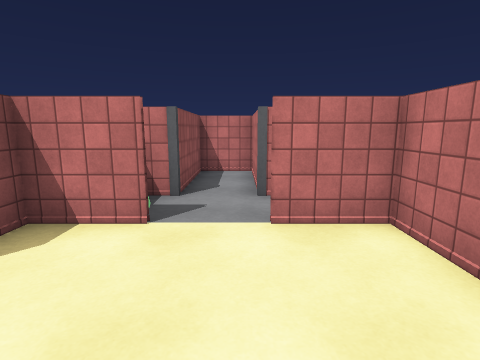
View 1 (above)

16 first-person views from a walk through a scene from a Unity 3-D project. The camera is 1.5 m above the floor, tilts 10° down and sees 80° across. Doors are open. The floor is counted in squares, 1 m on a side. Each view is taken from the middle of a square. On the plan, view 1 faces up. The plan holds only what a view shows up to about 14 squares ahead; the rest is blank. The player character is not drawn. Some animated figures are left out. Surface patterns are stand-ins for the level's own textures.

View 2
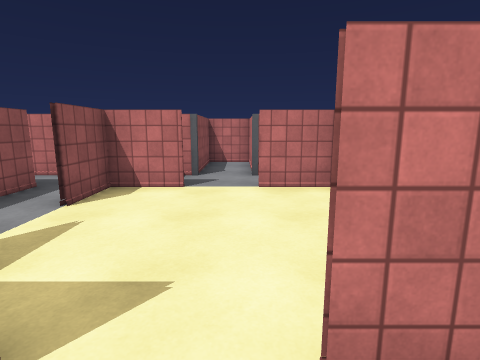

View 3
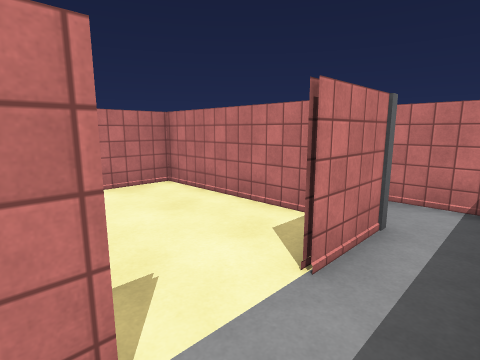

View 4
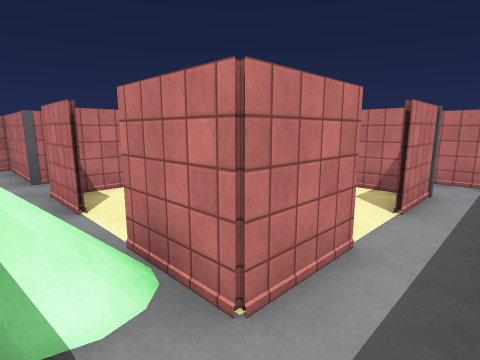

View 5
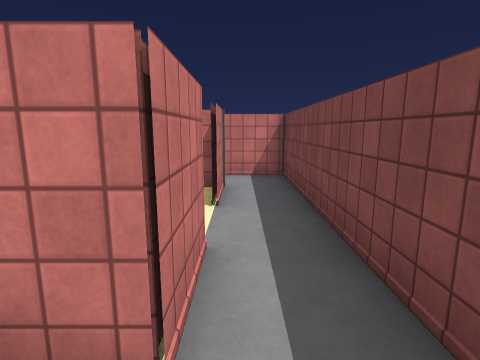

View 6
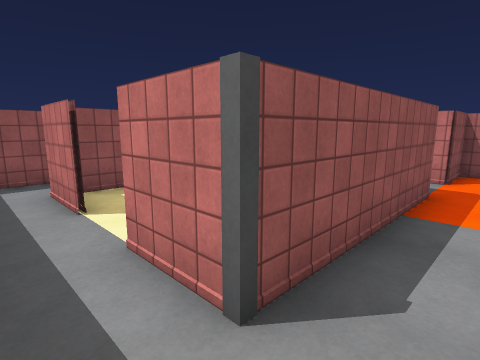

View 7
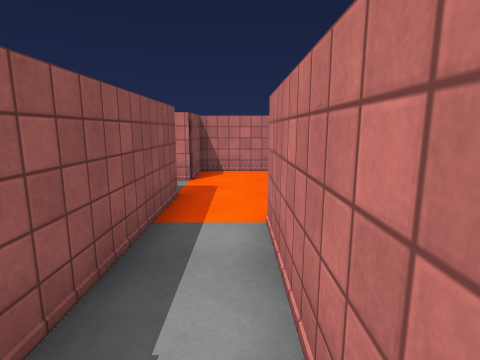

View 8
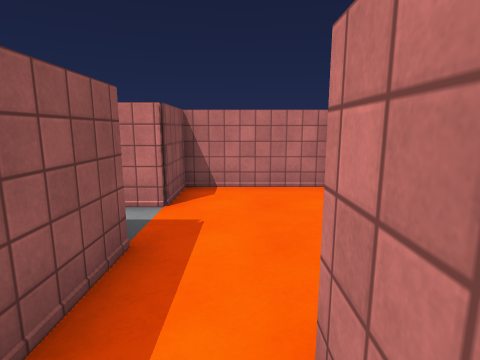

View 9
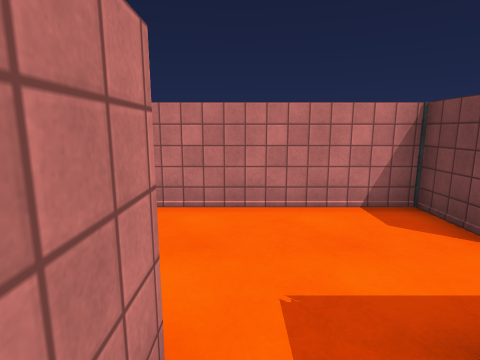

View 10
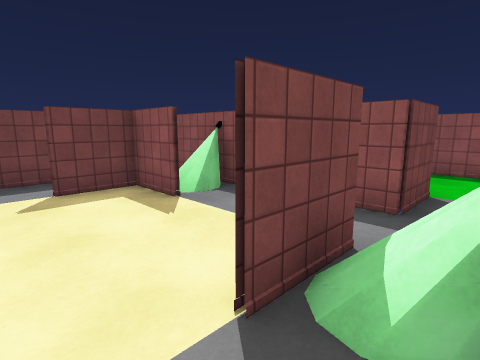

View 11
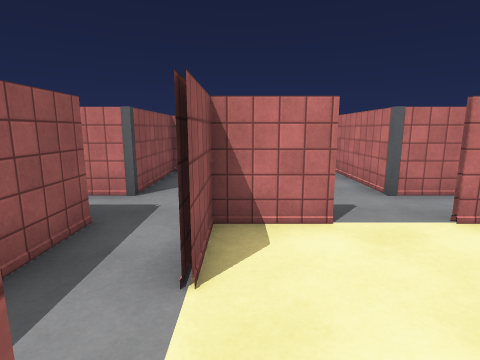

View 12
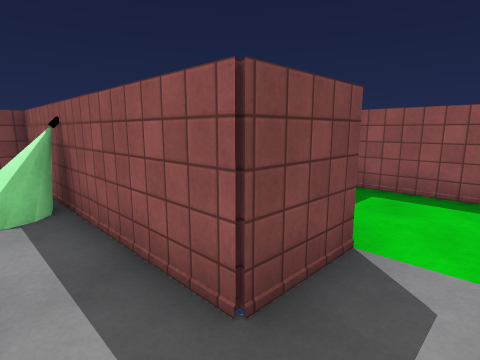

View 13
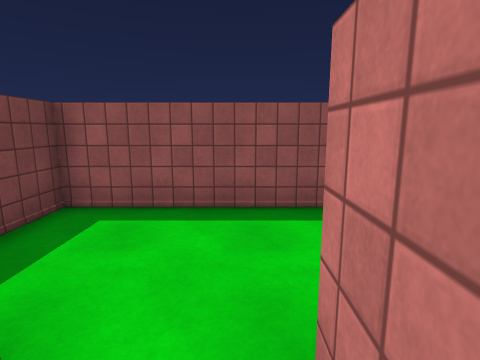

View 14
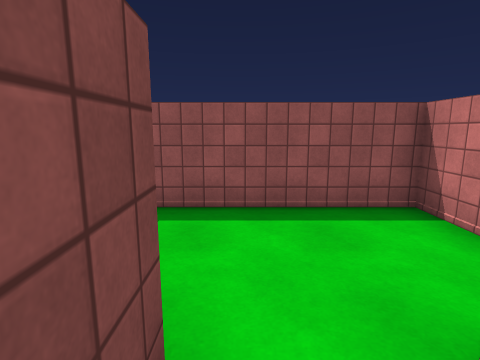

View 15
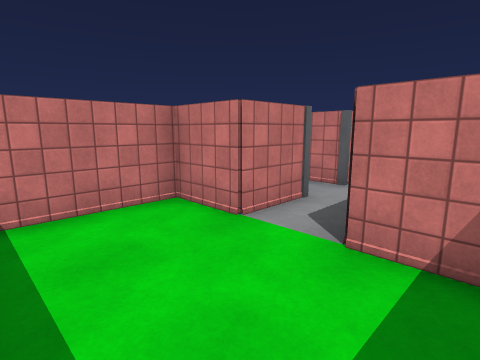

View 16
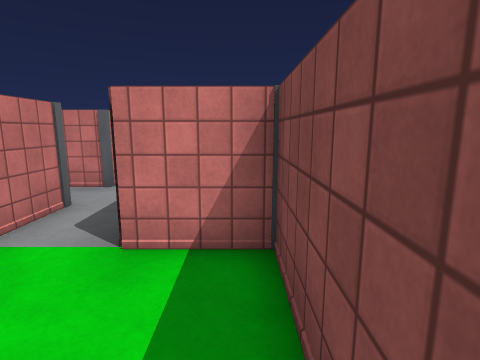

### Floor plan
Ten units are one square. View 1 is at (0, 0); x grows to the right and y downward. Boxes are objects, and circles mark ways between rooms. Rooms are numbered by the first view taken in them; rooms with no view inside come last. Other rooms are left out.
<svg viewBox="-120 -109 189 149">
<path fill="none" stroke="#000" d="M-14 -44 -26 -44M-34 -6 -34 14 -15 14M-34 -45 -34 -25M25 14 25 -44 5 -44M-14 35 45 35 45 -25M26 -26 26 16 5 16M-54 15 -54 35 -14 35M-14 16 -35 16M26 -64 5 -64 5 -104 -14 -104 -14 -64 -26 -64M-30 -46 -15 -46M-75 -46 -54 -46 -54 15M-26 -64 -35 -64 -35 -104 -54 -104 -54 -64 -75 -64M-35 -24 -35 -45M-35 16 -35 -5M-75 -64 -75 -84 -115 -84 -115 -25 -75 -25 -75 -46M62 -84 26 -84 26 -64M26 -46 26 -26M50 -25 64 -25 64 -78"/>
<rect x="-55" y="-5" width="10" height="20" fill="#bbb"><title>other object</title></rect>
<rect x="-35" y="-65" width="20" height="20" fill="#bbb"><title>other object</title></rect>
<circle cx="-5" cy="15" r="3" fill="#2a7"/>
<circle cx="-5" cy="-45" r="3" fill="#2a7"/>
<circle cx="-35" cy="-15" r="3" fill="#2a7"/>
<circle cx="35" cy="-25" r="3" fill="#2a7"/>
<circle cx="-10" cy="30" r="3" fill="#2a7"/>
<circle cx="-50" cy="20" r="3" fill="#2a7"/>
<circle cx="25" cy="-55" r="3" fill="#2a7"/>
<circle cx="-75" cy="-55" r="3" fill="#2a7"/>
<text x="0" y="-20">1</text>
<text x="20" y="20">2</text>
<text x="-40" y="20">3</text>
<text x="-10" y="-80">4</text>
<text x="-50" y="-50">5</text>
<text x="-100" y="-60">6</text>
<text x="50" y="-60">7</text>
</svg>
Room 1 opens to room 2. Room 1 opens to room 4. Room 1 opens to room 5. Room 1 opens to room 7. Room 2 opens to room 3. Room 3 opens to room 5. Room 4 opens to room 7. Room 5 opens to room 6.

Where each view was taken, in squares from view 1:
view 1: 0 up, 0 right, facing up
view 2: 3 down, 0 right, facing up
view 3: 3 down, 2 left, facing up-right
view 4: 3 down, 5 left, facing up-right
view 5: 2 down, 5 left, facing right
view 6: 3 down, 4 right, facing up-left
view 7: 2 down, 4 right, facing up
view 8: 1 up, 4 right, facing up
view 9: 6 up, 1 right, facing right
view 10: 6 up, 0 right, facing down-left
view 11: 0 up, 3 left, facing up
view 12: 6 up, 4 left, facing down-left
view 13: 6 up, 6 left, facing left
view 14: 5 up, 6 left, facing left
view 15: 3 up, 11 left, facing up-right
view 16: 3 up, 11 left, facing right
